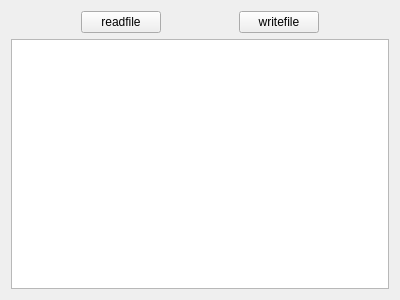
<?xml version="1.0" encoding="UTF-8"?>
<ui version="4.0">
 <class>Widget</class>
 <widget class="QWidget" name="Widget">
  <property name="geometry">
   <rect>
    <x>0</x>
    <y>0</y>
    <width>400</width>
    <height>300</height>
   </rect>
  </property>
  <property name="windowTitle">
   <string>Widget</string>
  </property>
  <layout class="QGridLayout" name="gridLayout">
   <item row="0" column="0">
    <spacer name="horizontalSpacer_2">
     <property name="orientation">
      <enum>Qt::Horizontal</enum>
     </property>
     <property name="sizeHint" stdset="0">
      <size>
       <width>66</width>
       <height>20</height>
      </size>
     </property>
    </spacer>
   </item>
   <item row="0" column="1">
    <widget class="QPushButton" name="buttonread">
     <property name="text">
      <string>readfile</string>
     </property>
    </widget>
   </item>
   <item row="0" column="2">
    <spacer name="horizontalSpacer">
     <property name="orientation">
      <enum>Qt::Horizontal</enum>
     </property>
     <property name="sizeHint" stdset="0">
      <size>
       <width>67</width>
       <height>20</height>
      </size>
     </property>
    </spacer>
   </item>
   <item row="0" column="3">
    <widget class="QPushButton" name="pushButton_2">
     <property name="text">
      <string>writefile</string>
     </property>
    </widget>
   </item>
   <item row="0" column="4">
    <spacer name="horizontalSpacer_3">
     <property name="orientation">
      <enum>Qt::Horizontal</enum>
     </property>
     <property name="sizeHint" stdset="0">
      <size>
       <width>66</width>
       <height>20</height>
      </size>
     </property>
    </spacer>
   </item>
   <item row="1" column="0" colspan="5">
    <widget class="QTextEdit" name="textEdit"/>
   </item>
  </layout>
 </widget>
 <layoutdefault spacing="6" margin="11"/>
 <resources/>
 <connections/>
</ui>
